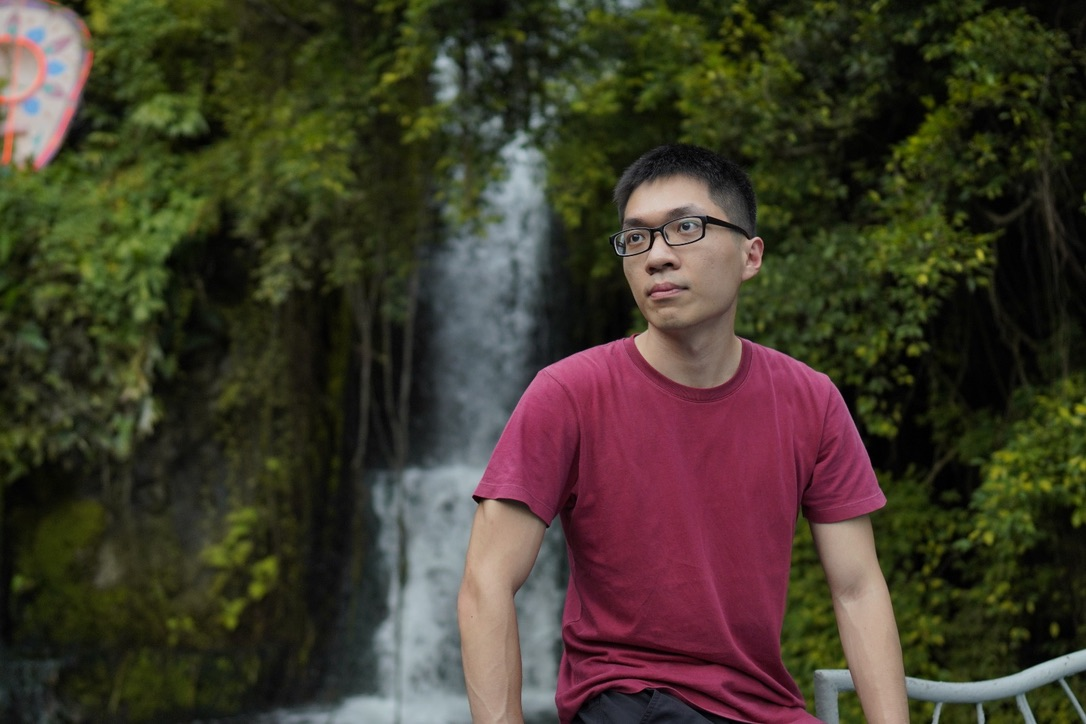
#> input picture opencv/resources/face.jpg, 1086 x 724 px
$ python face_detection.py
#> lines starting #> are read from the running program, lines starting #| are printed output that depends on the picture; after the words box and inside, x2 and y2 are one past the last pixel; in counts of white or black regions, pixels touching at a corner belong together
import cv2

# Opencv have cascade templates
face_cascade = cv2.CascadeClassifier('resources/haarcascade_frontalface_default.xml')

img = cv2.imread('resources/face.jpg')
#> img is the input picture: shape (724, 1086, 3); mean B, G, R 43.3, 57.8, 64.7
imgGray = cv2.cvtColor(img, cv2.COLOR_BGR2GRAY)
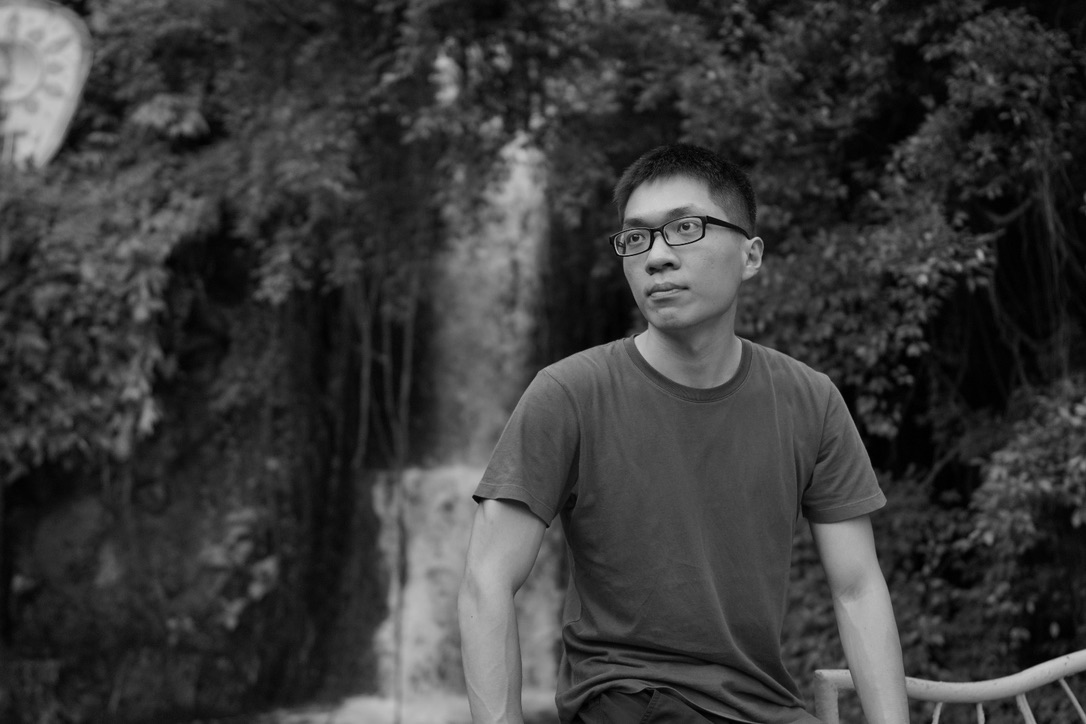
#> imgGray: shape (724, 1086); min 0, max 204, mean 58.2

# A2: scale factor, A3: Minimum neighbours, threshold value
faces = face_cascade.detectMultiScale(imgGray, 1.1, 10)
#> faces = [[592, 170, 156, 156]]

# Create a bouding box around the faces detected
for (x, y, w, h) in faces:
    cv2.rectangle(img, (x, y), (x + w, y + h), (255, 0, 0), 2)
#> this loop made 1 pass
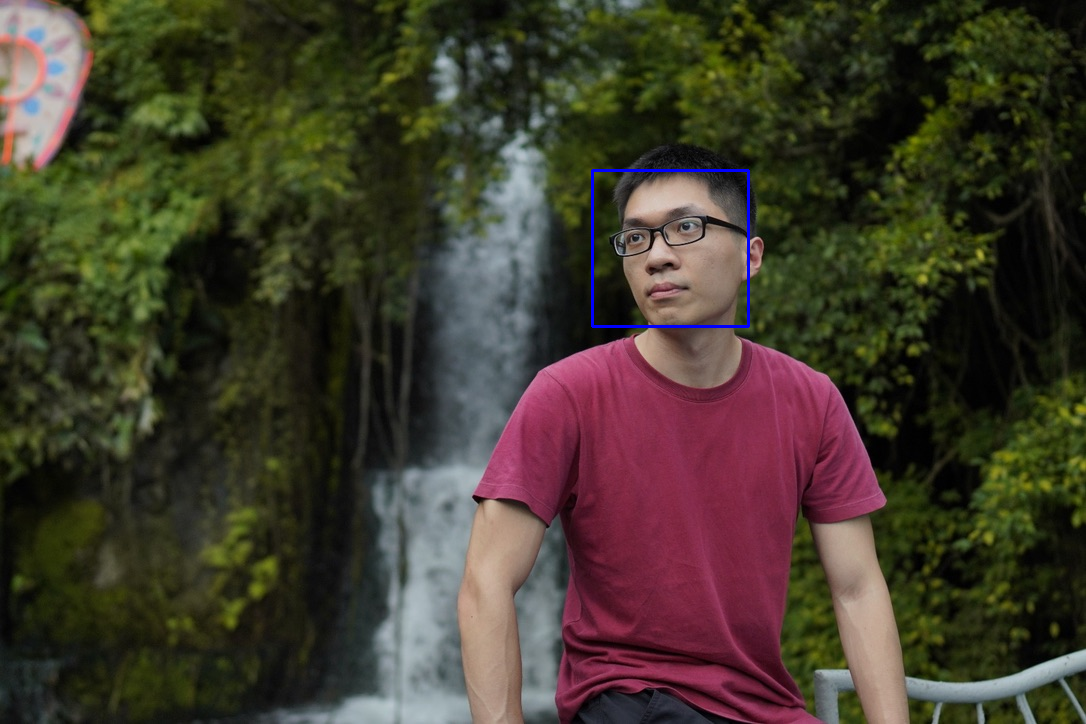
#> img: shape (724, 1086, 3); 0.24% of pixels changed, all inside (x1, y1, x2, y2) = (591, 169, 750, 328)

cv2.imshow("Result", img)
cv2.waitKey(0)
